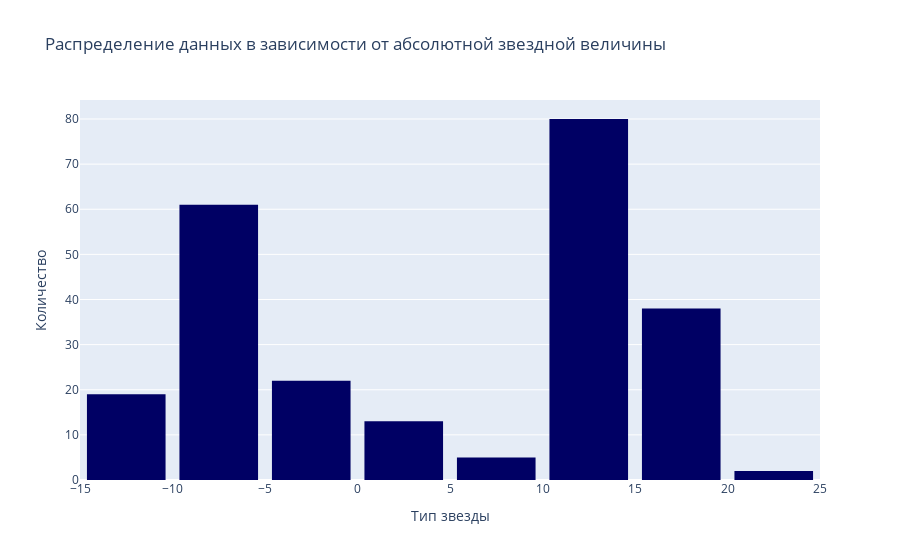

The notebook cell this image was saved under:
### Code cell
fig_star_mag = go.Figure()

fig_star_mag.add_trace(
    go.Histogram(
        x = data_prepared['Absolute magnitude(Mv)'],
        marker_color='rgb(0,0,100)'
    )
)

fig_star_mag.update_layout(title="Распределение данных в зависимости от абсолютной звездной величины",
                    xaxis_title="Тип звезды",
                    yaxis_title="Количество",
                    bargap=0.15
                   )

fig_star_mag.show()

### Figure 1 — Plotly figure (JSON) as saved in the notebook; plotly's stock layout.template omitted (floating-point values rounded to 4 significant figures; data arrays with more than 128 entries replaced by an {"elided": "..."} marker saying what was removed)
{"data": [{"marker": {"color": "rgb(0,0,100)"}, "type": "histogram", "x": {"elided": "240 float values"}}], "layout": {"bargap": 0.15, "title": {"text": "Распределение данных в зависимости от абсолютной звездной величины"}, "xaxis": {"title": {"text": "Тип звезды"}}, "yaxis": {"title": {"text": "Количество"}}}}
